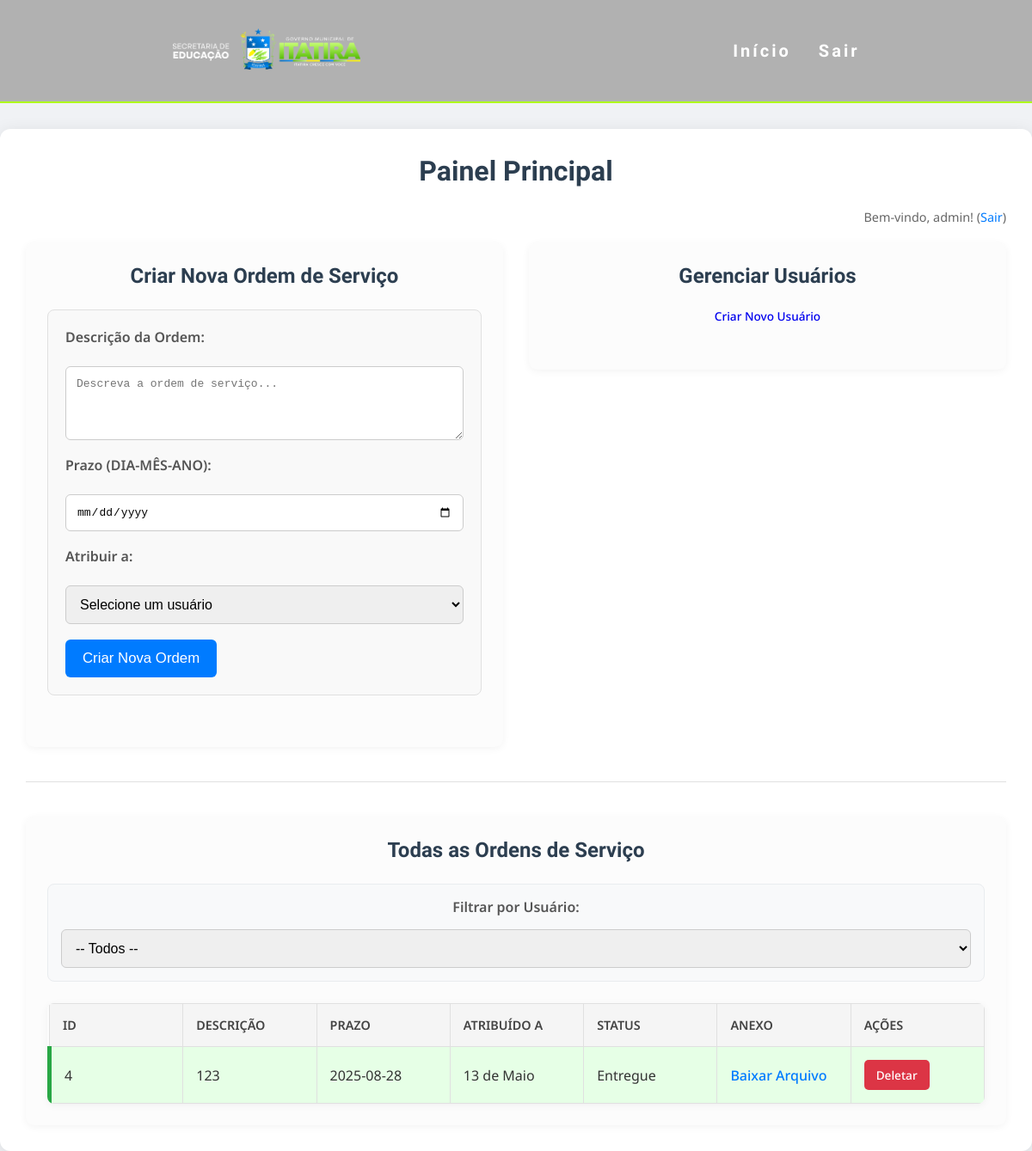
The page /admin/dashboard (signed in) on the database as committed earlier.
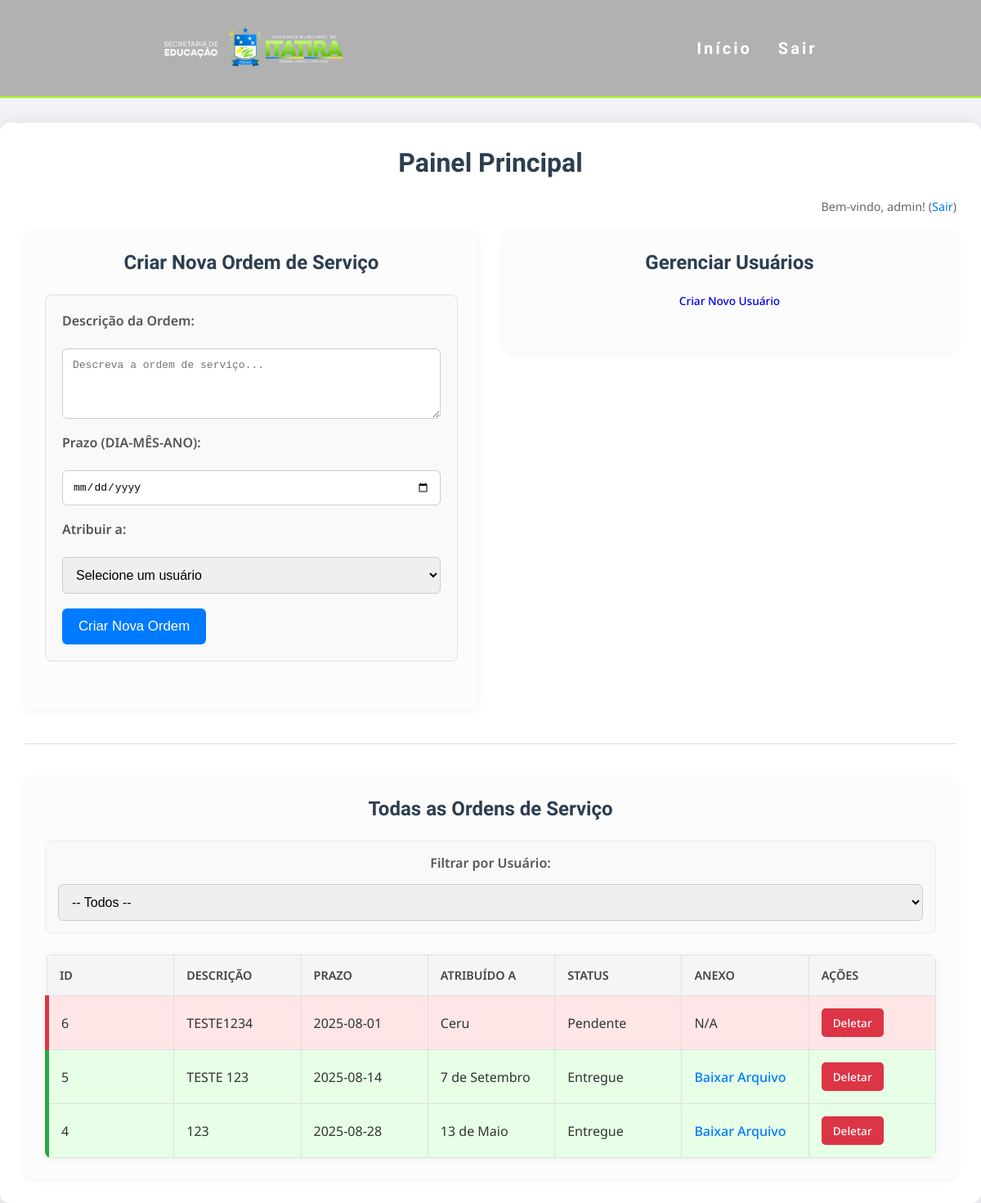
The same page on the database as committed later.
### tables this page shows
CREATE TABLE ordens_servico (
            id INTEGER PRIMARY KEY AUTOINCREMENT,
            descricao TEXT NOT NULL,
            prazo TEXT NOT NULL,
            arquivo_path TEXT, -- AGORA ARMAZENARÁ O CAMINHO LOCAL DO ARQUIVO
            status TEXT DEFAULT 'Pendente',
            data_entrega TEXT,
            assigned_to_username TEXT -- nome de usuário do subordinado atribuído
        );

### app.py (the view)
@app.route('/admin/dashboard')
@admin_required
def admin_dashboard():
    selected_sub = request.args.get('subordinate')
    with get_db_connection() as conn:
        query = 'SELECT * FROM ordens_servico'
        params = []
        if selected_sub:
            query += ' WHERE assigned_to_username = ?'
            params.append(selected_sub)
        query += ' ORDER BY prazo ASC'
        ordens = conn.execute(query, tuple(params)).fetchall()
    ordens_processadas = [processar_ordem(o) for o in ordens]
    return render_template('admin.html', ordens=ordens_processadas, subordinates=get_subordinates(), selected_sub=selected_sub)

### app.py (called while the page is built)
def get_db_connection():
    conn = sqlite3.connect(DATABASE)
    conn.row_factory = sqlite3.Row
    return conn

def login_required(f):
    @wraps(f)
    def decorated_function(*args, **kwargs):
        if 'logged_in' not in session:
            return redirect(url_for('login'))
        return f(*args, **kwargs)
    return decorated_function

def admin_required(f):
    @wraps(f)
    @login_required
    def decorated_function(*args, **kwargs):
        if session.get('role') != 'admin':
            return redirect(url_for('home'))
        return f(*args, **kwargs)
    return decorated_function

def get_subordinates():
    with get_db_connection() as conn:
        subordinates = conn.execute("SELECT username FROM usuarios WHERE role = 'subordinado'").fetchall()
    return [s['username'] for s in subordinates]

def processar_ordem(ordem_row):
    ordem = dict(ordem_row)
    ordem_prazo = datetime.strptime(ordem['prazo'], '%Y-%m-%d').date()
    ordem['status_class'] = ''
    if ordem['status'] == 'Entregue':
        data_entrega = datetime.strptime(ordem['data_entrega'], '%Y-%m-%d').date()
        ordem['status_class'] = 'entregue-a-tempo' if data_entrega <= ordem_prazo else 'atrasado'
    elif ordem_prazo < date.today():
        ordem['status_class'] = 'atrasado'
    if ordem['arquivo_path']:
        ordem['download_link'] = url_for('uploaded_file', filename=os.path.basename(ordem['arquivo_path']))
    else:
        ordem['download_link'] = None
    return ordem

### templates/admin.html (shortened to what this page needs)
<!DOCTYPE html>
<html lang="pt-br">
<head>
    <link rel="stylesheet" href="{{ url_for('static', filename='style.css') }}">
</head>
<body>
    <nav class="main-menu">
        <a href="{{ url_for('admin_dashboard') }}"><img src="{{ url_for('static', filename='img/1.png') }}" alt="logo-sme" class="image-logo"></a>
        <ul class="nav-list">
            <li><a href="{{ url_for('admin_dashboard') }}" class="link-nav">Início</a></li>
            <li><a href="{{ url_for('logout') }}" class="link-nav">Sair</a></li>
        </ul>
    </nav>
    <div class="main-container">
        <h1>Painel Principal</h1>
        <p class="welcome-message">Bem-vindo, {{ session.username }}! (<a href="/logout">Sair</a>)</p>
        <div class="content-wrapper">
            <div class="section manager-section">
                <h2>Criar Nova Ordem de Serviço</h2>
                <form action="/adicionar_ordem" method="post">
                    <label for="descricao">Descrição da Ordem:</label>
                    <textarea id="descricao" name="descricao" rows="4" required placeholder="Descreva a ordem de serviço..."></textarea>
                    <label for="prazo">Prazo (DIA-MÊS-ANO):</label>
                    <input type="date" id="prazo" name="prazo" required>
                    <label for="assigned_to_username">Atribuir a:</label>
                    <select id="assigned_to_username" name="assigned_to_username" required>
                        <option value="">Selecione um usuário</option>
                    </select>
                    <button type="submit">Criar Nova Ordem</button>
                </form>
            </div>
            <div class="section">
                <h2 style="margin-bottom: 15px;">Gerenciar Usuários</h2>
                <a href="{{ url_for('create_subordinate_page') }}" class="button" style="display: block; text-align: center; margin-bottom: 20px;">Criar Novo Usuário</a>
            </div>
        </div>
        <hr> <div class="section admin-orders-view">
            <h2>Todas as Ordens de Serviço</h2>
            <form method="get" action="{{ url_for('admin_dashboard') }}" class="filter-form">
                <label for="subordinate-filter">Filtrar por Usuário:</label>
                <select name="subordinate" id="subordinate-filter" onchange="this.form.submit()">
                    <option value="">-- Todos --</option>
                </select>
            </form>
            {% if ordens %}
                <table>
                    <thead>
                        <tr>
                            <th>ID</th>
                            <th>Descrição</th>
                            <th>Prazo</th>
                            <th>Atribuído a</th>
                            <th>Status</th>
                            <th>Anexo</th>
                            <th>Ações</th>
                        </tr>
                    </thead>
                    <tbody>
                        {% for ordem in ordens %}
                        <tr class="{{ ordem.status_class }}">
                            <td>{{ ordem.id }}</td>
                            <td>{{ ordem.descricao }}</td>
                            <td>{{ ordem.prazo }}</td>
                            <td>{{ ordem.assigned_to_username or 'Não atribuído' }}</td>
                            <td>{{ ordem.status }}</td>
                            <td>
                                {% if ordem.download_link %}
                                    <a href="{{ ordem.download_link }}" target="_blank">Baixar Arquivo</a>
                                {% else %}
                                    N/A
                                {% endif %}
                            </td>
                            <td>
                                <a href="/deletar_ordem/{{ ordem.id }}" class="button delete-button"
                                   onclick="return confirm('Tem certeza que deseja deletar esta ordem de serviço?');">Deletar</a>
                            </td>
                        </tr>
                        {% endfor %}
                    </tbody>
                </table>
            {% else %}
                <p>Nenhuma ordem de serviço encontrada para o filtro selecionado.</p>
            {% endif %}
        </div>
    </div>
</body>
</html>

### static/style.css (style rules this page uses)
*, *::before, *::after { box-sizing: border-box; margin: 0; padding: 0; }
body { font-family: 'Noto Sans', sans-serif; background-color: #f0f2f5; color: #333; min-height: 100vh; }
.main-container { background-color: #ffffff; padding: 30px; border-radius: 12px; box-shadow: 0 4px 20px rgba(0, 0, 0, 0.1); width: 100%; max-width: 1800px; margin-top: 30px; margin-left: auto; margin-right: auto; display: flex; flex-direction: column; }
h1, h2, h3 { color: #2c3e50; text-align: center; margin-bottom: 25px; font-weight: 600; font-family: 'Oswald', sans-serif; }
.welcome-message { text-align: right; margin-bottom: 20px; font-size: 0.9em; color: #666; }
.welcome-message a { color: #007bff; text-decoration: none; }
.content-wrapper { display: flex; flex-wrap: wrap; gap: 30px; justify-content: center; align-items: flex-start; }
.section { background-color: #fcfcfc; padding: 25px; border-radius: 10px; box-shadow: 0 2px 10px rgba(0, 0, 0, 0.05); flex: 1; min-width: 320px; max-width: 100%; }
.admin-orders-view, .subordinate-section-full { overflow-x: auto; }
form { display: flex; flex-direction: column; gap: 18px; margin-bottom: 35px; padding: 20px; border: 1px solid #e0e0e0; border-radius: 8px; background-color: #f9f9f9; }
label { font-weight: 600; color: #555; margin-bottom: 5px; display: block; text-align: left; }
input[type="text"], input[type="password"], input[type="date"], textarea, select { width: 100%; padding: 12px; border: 1px solid #ccc; border-radius: 6px; font-size: 1em; transition: border-color 0.3s ease, box-shadow 0.3s ease; }
button { background-color: #007bff; color: white; padding: 12px 20px; border: none; border-radius: 6px; cursor: pointer; font-size: 1.05em; font-weight: 500; transition: background-color 0.3s ease, transform 0.2s ease; align-self: flex-start; }
hr { border: 0; height: 1px; background: #e0e0e0; margin: 40px 0; }
table { width: 100%; border-collapse: collapse; margin-top: 25px; box-shadow: 0 2px 10px rgba(0, 0, 0, 0.05); border-radius: 8px; overflow: hidden; table-layout: fixed; }
th, td { padding: 15px; border: 1px solid #e0e0e0; text-align: left; word-wrap: break-word; overflow-wrap: break-word; }
th { background-color: #f5f5f5; font-weight: 600; color: #444; text-transform: uppercase; font-size: 0.9em; }
tr:nth-child(even) { background-color: #f9f9f9; }
.button { display: inline-block; padding: 8px 14px; border-radius: 5px; text-decoration: none; font-size: 0.85em; text-align: center; font-weight: 500; transition: background-color 0.3s ease, transform 0.2s ease; }
.delete-button { background-color: #dc3545; color: white; }
td a { color: #007bff; text-decoration: none; font-weight: 500; }
tr.atrasado { background-color: #ffe6e6; border-left: 5px solid #dc3545; }
tr.entregue-a-tempo { background-color: #e6ffe6; border-left: 5px solid #28a745; }
.filter-form { display: flex; align-items: center; gap: 15px; margin-top: 15px; margin-bottom: 25px; padding: 15px; background-color: #f8f9fa; border: 1px solid #e9ecef; border-radius: 8px; flex-wrap: wrap; }
.filter-form label { margin-bottom: 0; font-weight: 600; }
.filter-form select { min-width: 250px; }
.main-menu { width: 100%; height: 15vh; display: flex; justify-content: space-around; align-items: center; font-family: system-ui, -apple-system, Helvetica, Arial, sans-serif; background: #b1b1b1; border-bottom: #b0ff1c 2px solid; overflow-x: hidden; z-index: 1000; position: relative; }
.nav-list { list-style: none; display: flex; margin: 0; padding: 0; }
.nav-list li { letter-spacing: 3px; margin-left: 32px; }
.link-nav { color: #ffffff; text-decoration: none; font-family: "Oswald", sans-serif; font-size: 20px; font-weight: bold; transition: 0.3s; white-space: nowrap; }
.image-logo { height: 6vh; transition: 0.3s; }

Rows that differ between the two databases and show on the page:
added ordens_servico: id "6", descricao "TESTE1234", prazo "2025-08-01", assigned_to_username "Ceru", status "Pendente", shows "N/A"
added ordens_servico: id "5", descricao "TESTE 123", prazo "2025-08-14", assigned_to_username "7 de Setembro", status "Entregue"
